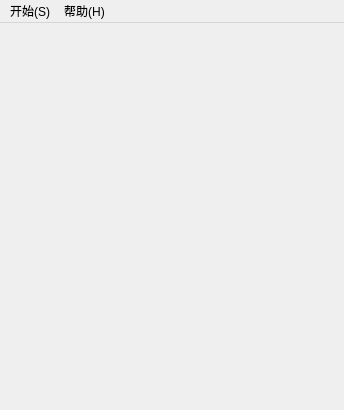
<?xml version="1.0" encoding="UTF-8"?>
<ui version="4.0">
 <class>MainGame</class>
 <widget class="QMainWindow" name="MainGame">
  <property name="geometry">
   <rect>
    <x>0</x>
    <y>0</y>
    <width>344</width>
    <height>410</height>
   </rect>
  </property>
  <property name="maximumSize">
   <size>
    <width>65536</width>
    <height>65536</height>
   </size>
  </property>
  <property name="font">
   <font>
    <family>Consolas</family>
    <pointsize>11</pointsize>
    <bold>true</bold>
   </font>
  </property>
  <property name="acceptDrops">
   <bool>false</bool>
  </property>
  <property name="windowTitle">
   <string>Mine Sweeper</string>
  </property>
  <property name="windowIcon">
   <iconset resource="../Resources/resource.qrc">
    <normaloff>:/Images/icon.ico</normaloff>:/Images/icon.ico</iconset>
  </property>
  <property name="styleSheet">
   <string notr="true"/>
  </property>
  <widget class="QWidget" name="centralwidget"/>
  <widget class="QMenuBar" name="menuBar">
   <property name="geometry">
    <rect>
     <x>0</x>
     <y>0</y>
     <width>344</width>
     <height>25</height>
    </rect>
   </property>
   <property name="font">
    <font>
     <family>Microsoft YaHei UI</family>
     <pointsize>9</pointsize>
     <italic>false</italic>
     <bold>false</bold>
     <underline>false</underline>
     <strikeout>false</strikeout>
    </font>
   </property>
   <widget class="QMenu" name="menuStart">
    <property name="title">
     <string>开始(S)</string>
    </property>
    <addaction name="actionEasy"/>
    <addaction name="actionNormal"/>
    <addaction name="actionHigh"/>
    <addaction name="actionCustom"/>
    <addaction name="separator"/>
    <addaction name="actionPause"/>
    <addaction name="actionRestart"/>
   </widget>
   <widget class="QMenu" name="menuHelp">
    <property name="title">
     <string>帮助(H)</string>
    </property>
    <addaction name="actionRecord"/>
    <addaction name="separator"/>
    <addaction name="actionAbout"/>
   </widget>
   <addaction name="menuStart"/>
   <addaction name="menuHelp"/>
  </widget>
  <action name="actionEasy">
   <property name="text">
    <string>初级(E)</string>
   </property>
  </action>
  <action name="actionNormal">
   <property name="text">
    <string>中级(N)</string>
   </property>
  </action>
  <action name="actionHigh">
   <property name="text">
    <string>高级(H)</string>
   </property>
  </action>
  <action name="actionRestart">
   <property name="text">
    <string>重新开始(R)</string>
   </property>
  </action>
  <action name="actionAbout">
   <property name="text">
    <string>关于(A)</string>
   </property>
  </action>
  <action name="actionCustom">
   <property name="text">
    <string>自定义(C)</string>
   </property>
  </action>
  <action name="actionRecord">
   <property name="text">
    <string>排行榜(R)</string>
   </property>
  </action>
  <action name="actionPause">
   <property name="text">
    <string>暂停(P)</string>
   </property>
  </action>
 </widget>
 <resources>
  <include location="../Resources/resource.qrc"/>
 </resources>
 <connections/>
</ui>
